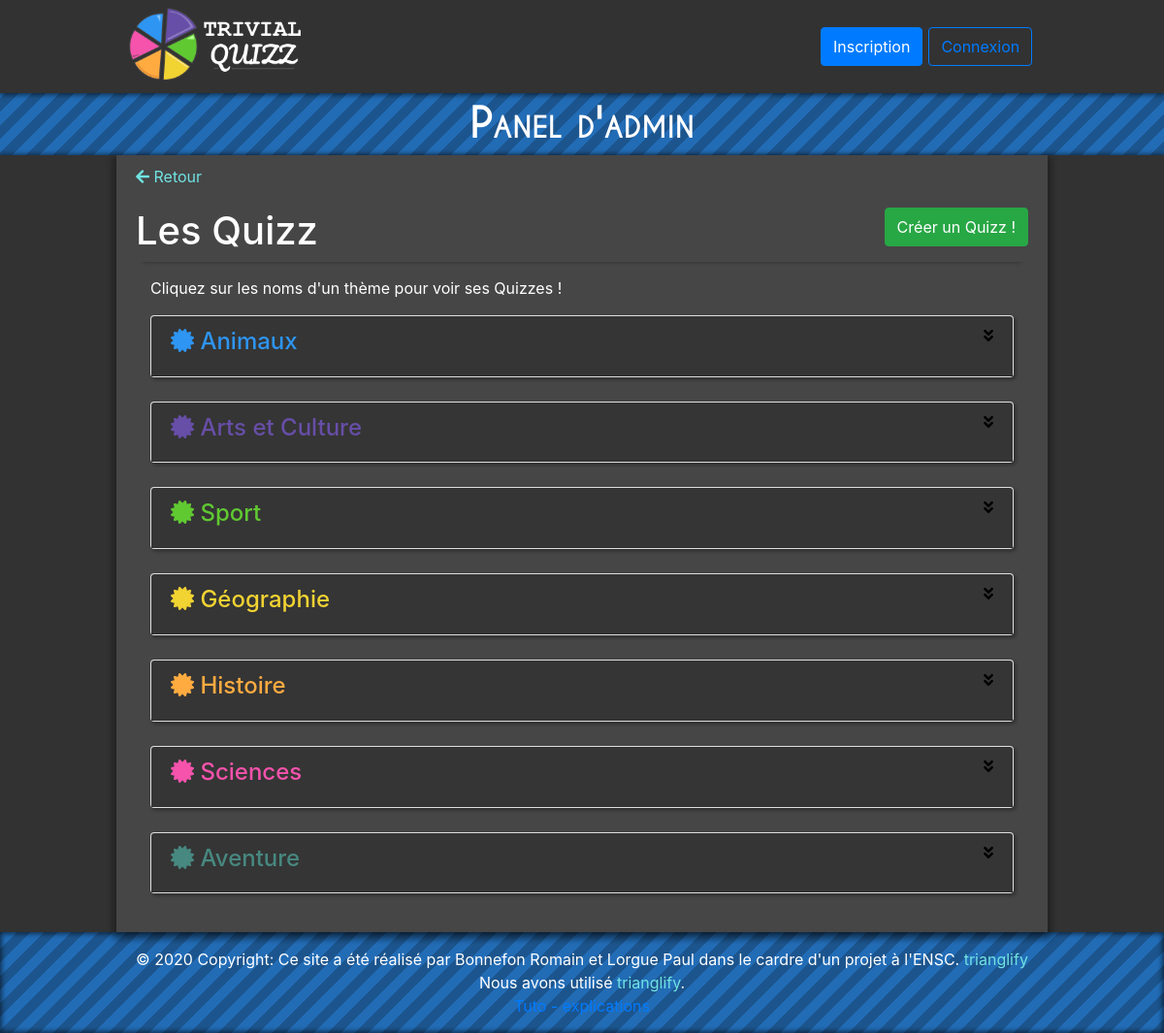
The app's page /admin/quizz.php (signed in) with its own data.
### tables this page shows
CREATE TABLE quiz
(
  qui_id INTEGER NOT NULL PRIMARY KEY AUTO_INCREMENT,
  qui_nom VARCHAR(50) NOT NULL,
  qui_desc VARCHAR(300) NOT NULL,
  qui_temps INTEGER NOT NULL,
  qui_malus INTEGER NOT NULL,
  th_id INTEGER NOT NULL,
  FOREIGN KEY (th_id) REFERENCES theme(th_id)
);

CREATE TABLE theme
(
  th_id INTEGER NOT NULL PRIMARY KEY AUTO_INCREMENT,
  th_nom VARCHAR(50) NOT NULL,
  th_couleur VARCHAR(7) NOT NULL,
  th_description VARCHAR(500),
  th_is_principal BIT(1)
);

### include/functions.php (called while the page is built, shortened)
<?php
  function tryQueryBDD($bdd, $sql)
  {
    try {
      $request = $bdd -> query($sql);
      $result = $request -> fetchAll();
      if(empty($result)) {
        return null;
      }
      else {
        return $result;
      }
    } catch (\Exception $e) {
      return null;
    }
  }
  function loadQuizzFromSQLResult($result)
  {
    $_QUIZZ["id"] = $result["qui_id"];
    $_QUIZZ["nom"] = $result["qui_nom"];
    $_QUIZZ["desc"] = $result["qui_desc"];
    $_QUIZZ["temps"] = $result["qui_temps"];
    $_QUIZZ["malus"] = $result["qui_malus"];
    $_QUIZZ["id_theme"] = $result["th_id"];
    return $_QUIZZ;
  }
  function loadThemeFromSQLResult($result)
  {
    $_THEME["id"] = $result["th_id"];
    $_THEME["nom"] = $result["th_nom"];
    $_THEME["desc"] = $result["th_description"];
    $_THEME["couleur"] = $result["th_couleur"];
    $_THEME["is_Principal"] = $result["th_is_principal"];
    return $_THEME;
  }
  function tabFormat($data, $fonction){
    for($i = 0; $i<count($data); $i++)
    {
      $temp = $fonction($data[$i]);
      $id = $temp["id"];
      $_DATA["$id"] = $temp;
    }
    return $_DATA;
  }
        function getAllThemesInfos($bdd)
        {
          $data = tryQueryBDD($bdd, "SELECT * FROM theme");
          return tabFormat($data, "loadThemeFromSQLResult");
        }
        function getAllQuizzesInfos($bdd)
        {
          $data = tryQueryBDD($bdd, "SELECT * FROM quiz ORDER BY th_id");
          return tabFormat($data, "loadQuizzFromSQLResult");
        }
?>

### admin/quizz.php (the view, shortened to what this page needs)
<?php
  require_once "../include/liaisonbdd.php";
  require_once "../include/functions.php";
  $_THEMES = getAllThemesInfos($bdd);
  $_QUIZZES = getAllQuizzesInfos($bdd);
  $messagePasDeQuizz = "Il n'y a encore aucun Quiz de créé. Appuyez sur le bouton ajouter pour remédier à ce grave problème ! :)";
?>
<!doctype html>
<html lang="fr">
<head>
  <?php require_once "../include/header.php"?>
  <link rel="stylesheet" href="../css/cards.css" />
  <link rel="stylesheet" href="../css/modal.css" />
</head>
<body>
  <?php require_once "../include/navbar.php"?>
  <div class="bandeau-principal fond-bleu">
    Panel d'admin
  </div>
  <div class="cadre-global">
    <div class="cadre-central">
      <a class="blue-text" href="../index.php">
        <i class="fas fa-arrow-left" style="height: 2.5em;"></i>
        Retour
      <a/>
      <div class="titre1">
        <h1>Les Quizz</h1>
        <button id="boutonCreerQuizz" type="button" class="btn btn-success button-open-modal" data-toggle="modal" data-target="#modalCreationQuizz">
          Créer un Quizz !
        </button>
      </div>
        <article class="container">
          <div id="containerListQuizz">
            <?php
              if ($_QUIZZES == null)
              {
                echo $messagePasDeQuizz;
              }
              else
              {
                echo "<p>Cliquez sur les noms d'un thème pour voir ses Quizzes !</p>";
                $id_previousTheme = -1;
                foreach ($_QUIZZES as $id => $_QUIZZ)
                {
                  if($_QUIZZ['id_theme'] != $id_previousTheme){
                    if($id_previousTheme != -1){
                      echo "</div></div></div>";
                    }
                    $id_previousTheme = $_QUIZZ['id_theme'];
                    ?>
                      <div class="card">
                        <?php $color = $_THEMES["$id_previousTheme"]["couleur"]; ?>
                        <div onclick="collapseOrShow(<?= $id_previousTheme ?>)" class="d-flex justify-content-between card-header" style="background-color: #353535 ;">
                          <h4 style="color: <?= $color ?>">
                            <i class="fas fa-certificate"></i>
                            <?= $_THEMES["$id_previousTheme"]["nom"] ?>
                          </h4>
                          <i id="cardQuizzSymbolN<?= $id_previousTheme ?>" class="fas fa-angle-double-down"></i>
                        </div>
                    <?php
                  }
                  ?>
                <?php
                }
              }
            ?>
          </article>
        </div>
      </div>
</body>
</html>

### css/style-base.css (style rules this page uses)
:root { --navbar-height: 95px; }
.bandeau-principal { height: auto; text-align: center; justify-content: center; align-items: center; font-size: 2.7rem; font-variant: small-caps; font-family: "CaviarDreams"; font-weight: bold; }
body { font-family: "CaviarDreams"; }
.fond-bleu { color: white; background: repeating-linear-gradient(-45deg, #1C558E, 10px, #226cb6 10px, #226cb6 20px); }
footer { color: white; background: repeating-linear-gradient(-45deg, #1C558E, 10px, #226cb6 10px, #226cb6 20px); box-shadow: inset 0px 0px 5px 2px rgba(0, 0, 0, .55); display: flex; justify-content: center; align-items: center; }
html { margin-top: var(--navbar-height); overflow-x: hidden; }
.cadre-global { box-shadow: 0px 0px 5px 1px rgba(0, 0, 0, .55); display: flex; width: auto; justify-content: center; background-color: rgb(50,50,50); min-height: calc(100vh - 1.7*var(--navbar-height)); }
body { background-color: rgb(50,50,50) !important; overflow-x: hidden; width: 100vw; }
.cadre-central { box-shadow: 2px 5px 6px 3px rgba(0, 0, 0, .2), -2px 5px 6px 3px rgba(0, 0, 0, .2); width: 70%; height: 100%; padding: 10px 20px 15px 20px; background-color: rgb(70,70,70); color: white; min-height: calc(100vh - 1.7*var(--navbar-height)); }
.titre1, .titre2 { display: flex; flex-flow: row nowrap; justify-content: space-between; }
.titre1 { font-size: 2.5rem; box-shadow: 0px 7px 4px -7px rgba(0,0,0,.4); margin-bottom: 15px; }
.button-open-modal { height: 2.5em; }
.blue-text { color: #71E3E3 !important; }
a { text-decoration: none !important; }
@media (min-width: 768px) and (max-width: 1200px) { .navbar-center, .cadre-central { width: 80% !important; } }
@media (min-width: 768px) and (max-width: 1200px) { .titre1 { font-size: 2rem; } }

### css/cards.css (style rules this page uses)
.card { min-width: 100%; margin-bottom: 25px; box-shadow: 2px 2px 3px 1px rgba(0, 0, 0, .25); color: black !important; }

### records on screen
quiz: th.th_nom "Animaux"
quiz: th.th_nom "Arts et Culture"
quiz: th.th_nom "Sport"
quiz: th.th_nom "Géographie"
quiz: th.th_nom "Histoire"
quiz: th.th_nom "Sciences"
quiz: th.th_nom "Aventure"
